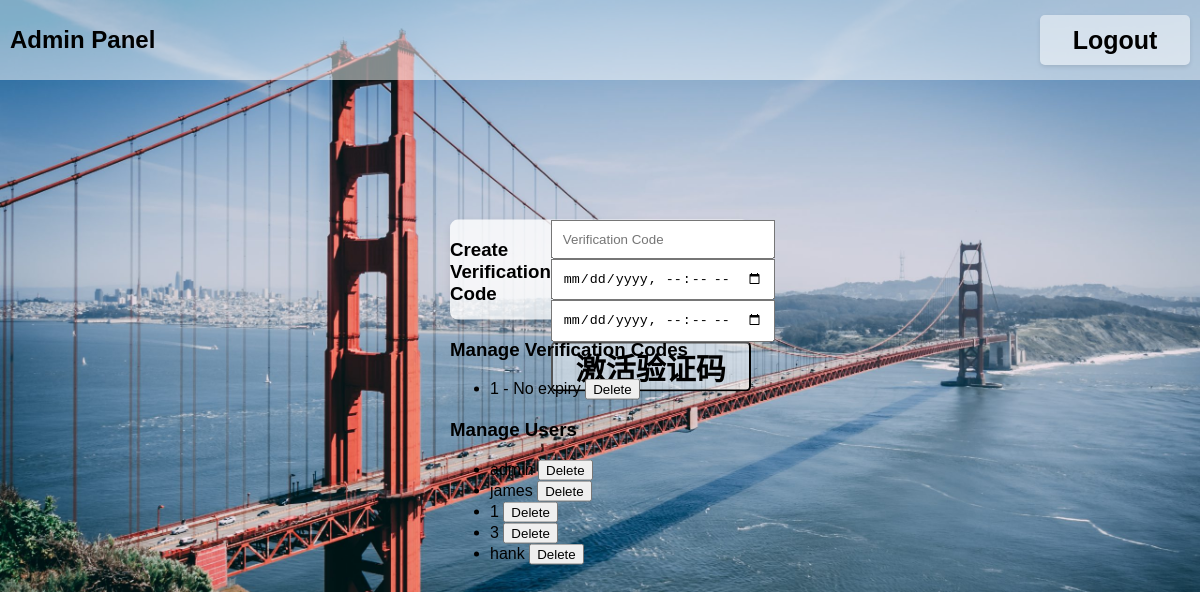
The page /admin (signed in) on the database its author committed.
### app/models.py (models this page shows, shortened)
class VerificationCode(db.Model):
    id = db.Column(db.Integer, primary_key=True)
    code = db.Column(db.String(20), unique=True, nullable=False)
    created_at = db.Column(db.DateTime, nullable=False, default=datetime.utcnow)
    start_at = db.Column(db.DateTime, nullable=True)
    expires_at = db.Column(db.DateTime, nullable=True)
    def status(self):
        now = datetime.utcnow()
        if self.start_at and now < self.start_at:
            return "pending"
        if self.expires_at and now >= self.expires_at:
            return "expired"
        return "active"

class User(db.Model, UserMixin):
    id = db.Column(db.Integer, primary_key=True)
    username = db.Column(db.String(20), unique=True, nullable=False)
    password_hash = db.Column(db.String(128), nullable=False)
    is_admin = db.Column(db.Boolean, default=False)
    messages = db.relationship('Message', backref='user', lazy=True)
    @property
    def password(self):
        raise AttributeError('password is not a readable attribute')

### app/routes.py (the view, shortened to what this page needs)
@main.route('/admin', methods=['GET', 'POST'])
@login_required
def admin():
    if not current_user.is_admin:
        return redirect(url_for('main.chat'))
    codes = VerificationCode.query.all()
    users = User.query.all()
    return render_template('admin.html', codes=codes, users=users)

### app/models.py (called while the page is built)
@login_manager.user_loader
def load_user(user_id):
    return User.query.get(int(user_id))

### app/templates/admin.html (shortened to what this page needs)
<!DOCTYPE html>
<html lang="zh">
<head>
    <link rel="stylesheet" type="text/css" href="{{ url_for('static', filename='style.css') }}">
</head>
<header>
    <div class="left-section">
        <h1 class="page-title">Admin Panel</h1>
    </div>
    <form action="{{ url_for('main.logout') }}" method="POST">
        <button type="submit" class="logout-button">Logout</button>
    </form>
</header>
<body>
<div class="container">
    <div class="Verification">
        <h3>Create Verification Code</h3>
        <form method="POST">
            <input class="ver-code" type="text" name="code" placeholder="Verification Code" required>
            <input class="start-time" type="datetime-local" name="start_at" placeholder="输入生效日期">
            <input class="exp-time" type="datetime-local" name="expires_at" placeholder="输入失效日期">
            <button class="ver-button" type="submit">激活验证码</button>
        </form>
    </div>
    <div>
        <h3>Manage Verification Codes</h3>
        <ul>
            {% for code in codes %}
            <li style="color
                    {% if code.status() == 'pending' %}
                        orange
                    {% elif code.status() == 'active' %}
                        green
                    {% else %}
                        red
                    {% endif %}
                    ;">
                {{ code.code }} -
                {% if code.expires_at %}
                Expires at: {{ code.expires_at.strftime('%Y-%m-%d %H:%M:%S') }}
                {% else %}
                No expiry
                {% endif %}
                <form action="{{ url_for('main.delete_code', code_id=code.id) }}" method="POST" style="display:inline;">
                    <button type="submit">Delete</button>
                </form>
            </li>
            {% endfor %}
        </ul>
    </div>
    <div>
        <h3>Manage Users</h3>
        <ul>
            {% for user in users %}
            <li>
                {{ user.username }}
                <form action="{{ url_for('main.delete_user', user_id=user.id) }}" method="POST" style="display:inline;">
                    <button type="submit">Delete</button>
                </form>
            </li>
            {% endfor %}
        </ul>
    </div>
</div>
</body>
</html>

### app/static/style.css (style rules this page uses)
body { margin: 0; padding: 0; height: 100%; background: url('golden-gate-bridge-scaled.jpg') no-repeat center center fixed; background-size: cover; }

### rows shown on the page
VerificationCode: code "1", shows "No expiry"
User: username "admin"
User: username "james"
User: username "1"
User: username "3"
User: username "hank"
